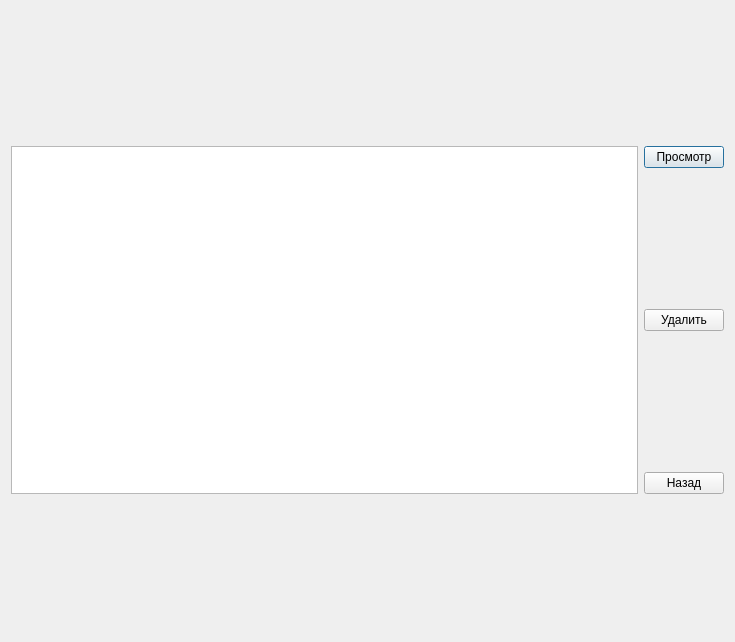
<?xml version="1.0" encoding="UTF-8"?>
<ui version="4.0">
 <class>BD</class>
 <widget class="QDialog" name="BD">
  <property name="geometry">
   <rect>
    <x>0</x>
    <y>0</y>
    <width>735</width>
    <height>642</height>
   </rect>
  </property>
  <property name="windowTitle">
   <string>Dialog</string>
  </property>
  <layout class="QGridLayout" name="gridLayout">
   <item row="0" column="1">
    <widget class="QPushButton" name="pushButton">
     <property name="text">
      <string>Просмотр</string>
     </property>
    </widget>
   </item>
   <item row="1" column="1">
    <widget class="QPushButton" name="pushButton_2">
     <property name="text">
      <string>Удалить</string>
     </property>
    </widget>
   </item>
   <item row="2" column="1">
    <widget class="QPushButton" name="pushButton_3">
     <property name="text">
      <string>Назад</string>
     </property>
    </widget>
   </item>
   <item row="0" column="0" rowspan="3">
    <widget class="QListWidget" name="listWidget"/>
   </item>
  </layout>
 </widget>
 <resources/>
 <connections/>
</ui>
